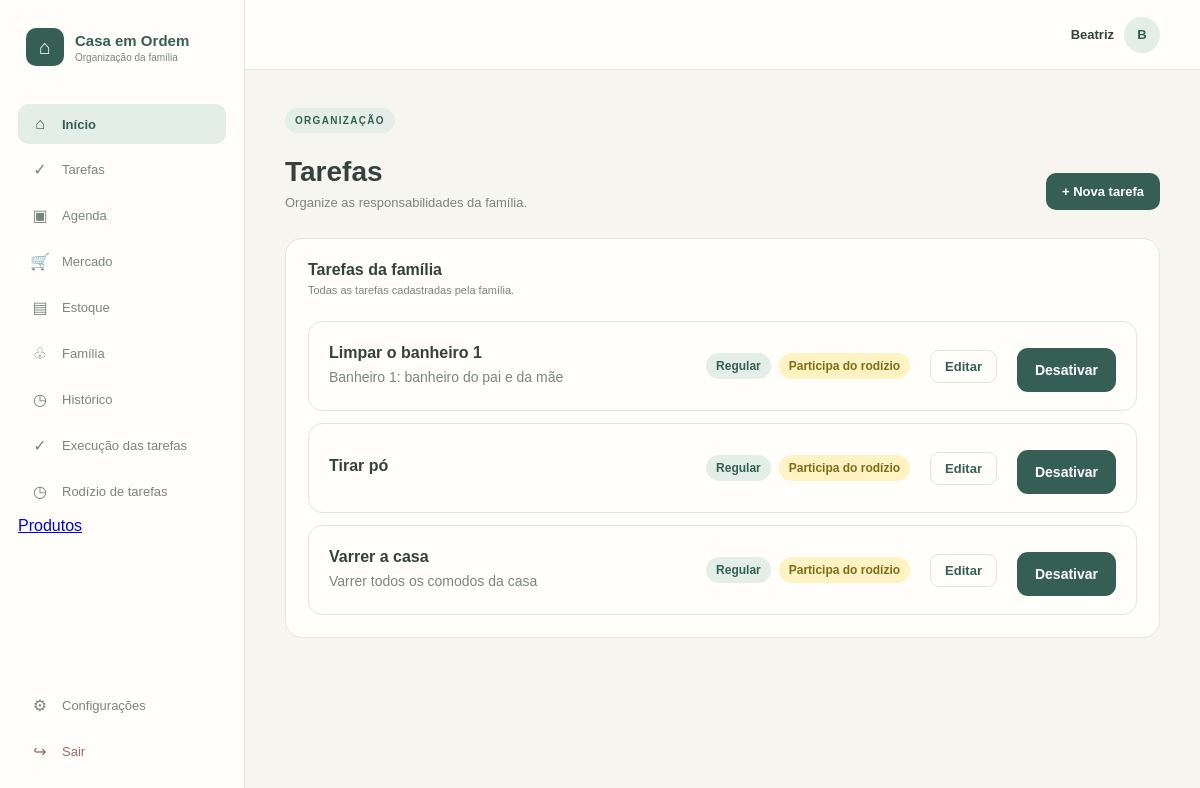
Page /tarefas (signed in) on the committed database.
### tables this page shows
CREATE TABLE "TAREFA" (
	"id_tarefa"	INTEGER NOT NULL,
	"id_familia"	INTEGER NOT NULL,
	"id_usuario_criador"	INTEGER NOT NULL,
	"nome"	TEXT NOT NULL,
	"descricao"	TEXT,
	"tipo"	TEXT NOT NULL,
	"participa_rodizio"	INTEGER NOT NULL,
	"peso"	REAL NOT NULL,
	"ativa"	INTEGER NOT NULL,
	"data_cadastro"	NUMERIC NOT NULL,
	PRIMARY KEY("id_tarefa"),
	FOREIGN KEY("id_familia") REFERENCES "FAMILIA"("id_familia"),
	FOREIGN KEY("id_usuario_criador") REFERENCES "USUARIO"("id_usuario")
);

### app.py (the view)
@app.route("/tarefas")
def tarefas():
    if "id_usuario" not in session:
        return redirect(url_for("login"))
    conexao = conectar_banco()
    try:
        tarefas = conexao.execute(
            """
            SELECT *
            FROM TAREFA
            WHERE id_familia = ?
              AND ativa = 1
            ORDER BY nome
            """,
            (session["id_familia"],)
        ).fetchall()
    finally:
        conexao.close()
    return render_template(
        "tarefas.html",
        tarefas=tarefas
    )

### app.py (called while the page is built)
def conectar_banco():
    conexao = sqlite3.connect(
        DATABASE,
        timeout=10
    )
    conexao.row_factory = sqlite3.Row
    conexao.execute("PRAGMA busy_timeout = 10000")
    conexao.execute("PRAGMA foreign_keys = ON")
    return conexao

### templates/tarefas.html (shortened to what this page needs)
{% extends "base.html" %}
{% block content %}
<div class="pagina-cabecalho">
    <div>
        <span class="etiqueta">ORGANIZAÇÃO</span>
        <h1>Tarefas</h1>
        <p>
            Organize as responsabilidades da família.
        </p>
    </div>
    <a href="{{ url_for('nova_tarefa') }}" class="botao-principal">
        + Nova tarefa
    </a>
</div>
<div class="painel">
    <div class="painel-cabecalho">
        <div>
            <h2>Tarefas da família</h2>
            <p>
                Todas as tarefas cadastradas pela família.
            </p>
        </div>
    </div>
    {% if tarefas %}
        <div class="lista-tarefas">
            {% for tarefa in tarefas %}
                <div class="tarefa-card">
                    <div class="tarefa-info">
                        <h3>{{ tarefa["nome"] }}</h3>
                        {% if tarefa["descricao"] %}
                            <p>{{ tarefa["descricao"] }}</p>
                        {% endif %}
                    </div>
                    <div class="tarefa-detalhes">
                        <span class="tag-tarefa">
                            {{ tarefa["tipo"]|title }}
                        </span>
                        {% if tarefa["participa_rodizio"] == 1 %}
                            <span class="tag-rodizio">
                                Participa do rodízio
                            </span>
                        {% else %}
                            <span class="tag-sem-rodizio">
                                Fora do rodízio
                            </span>
                        {% endif %}
                    </div>
                    <a
                        href="{{ url_for('editar_tarefa', id_tarefa=tarefa['id_tarefa']) }}"
                        class="botao-editar"
                    >
                        Editar
                    </a>
                    <form
                        method="POST"
                        action="{{ url_for('desativar_tarefa', id_tarefa=tarefa['id_tarefa']) }}"
                        onsubmit="return confirm('Tem certeza que deseja desativar esta tarefa? Ela não aparecerá mais nas tarefas ativas, mas seu histórico será preservado.');"
                    >
                        <button type="submit" class="botao-desativar">
                            Desativar
                        </button>
                    </form>
                </div>
            {% endfor %}
        </div>
    {% endif %}
</div>
{% endblock %}

### static/css/style.css (style rules this page uses)
* { margin: 0; padding: 0; box-sizing: border-box; }
:root { --fundo: #f7f5ef; --branco: #fffefa; --verde: #355f54; --verde-claro: #e4eee8; --verde-medio: #cddfd7; --amarelo: #f2cf5b; --texto: #34413d; --texto-suave: #7b8580; --borda: #e3e5df; }
body { font-family: Arial, Helvetica, sans-serif; background-color: var(--fundo); color: var(--texto); }
.etiqueta { display: inline-block; font-size: 10px; font-weight: 700; letter-spacing: 1.3px; color: var(--verde); background-color: var(--verde-claro); padding: 7px 10px; border-radius: 20px; margin-bottom: 13px; }
button { font-family: inherit; }
button[type="submit"] { width: 100%; display: flex; align-items: center; justify-content: center; gap: 10px; margin-top: 8px; padding: 14px 18px; border: none; border-radius: 11px; background-color: var(--verde); color: white; font-size: 14px; font-weight: 700; cursor: pointer; transition: 0.2s; }
.botao-principal { display: inline-flex; align-items: center; justify-content: center; gap: 8px; padding: 11px 16px; border: none; border-radius: 10px; background-color: var(--verde); color: white; text-decoration: none; font-size: 13px; font-weight: 700; cursor: pointer; transition: 0.2s; }
.pagina-cabecalho { margin-bottom: 28px; display: flex; align-items: flex-end; justify-content: space-between; gap: 20px; }
.pagina-cabecalho h1 { font-size: 28px; margin: 10px 0 7px; color: var(--texto); }
.pagina-cabecalho p { color: var(--texto-suave); font-size: 13px; }
.painel { background-color: var(--branco); border: 1px solid var(--borda); border-radius: 17px; padding: 22px; min-height: 300px; }
.painel-cabecalho { display: flex; justify-content: space-between; align-items: flex-start; gap: 15px; margin-bottom: 25px; }
.painel-cabecalho h2 { font-size: 16px; margin-bottom: 5px; }
.painel-cabecalho p { color: var(--texto-suave); font-size: 11px; }
.lista-tarefas { display: flex; flex-direction: column; gap: 12px; }
.tarefa-card { display: flex; align-items: center; justify-content: space-between; gap: 20px; padding: 18px 20px; background: var(--branco); border: 1px solid var(--borda); border-radius: 14px; }
.tarefa-info { flex: 1; min-width: 0; }
.tarefa-info h3 { margin: 0 0 5px; color: var(--texto); font-size: 16px; }
.tarefa-info p { margin: 0; color: var(--texto-suave); font-size: 14px; line-height: 1.5; }
.tarefa-detalhes { display: flex; align-items: center; gap: 8px; flex-wrap: wrap; justify-content: flex-end; }
.tag-tarefa, .tag-rodizio, .tag-sem-rodizio { padding: 6px 10px; border-radius: 20px; font-size: 12px; font-weight: 600; white-space: nowrap; }
.tag-tarefa { background: var(--verde-claro); color: var(--verde); }
.tag-rodizio { background: #fff3c4; color: #806b18; }
.botao-editar { display: inline-flex; align-items: center; justify-content: center; padding: 8px 14px; border: 1px solid var(--borda); border-radius: 9px; color: var(--verde); background: var(--branco); text-decoration: none; font-size: 13px; font-weight: 600; transition: 0.2s; }
.botao-desativar { display: inline-flex; align-items: center; justify-content: center; padding: 8px 14px; border: 1px solid var(--borda); border-radius: 9px; color: #8a5a5a; background: var(--branco); font-size: 13px; font-weight: 600; cursor: pointer; transition: 0.2s; }

### rows in the picture
TAREFA: nome "Limpar o banheiro 1", descricao "Banheiro 1: banheiro do pai e da mãe", tipo "Regular", participa_rodizio "Participa do rodízio"
TAREFA: nome "Tirar pó", tipo "Regular", participa_rodizio "Participa do rodízio"
TAREFA: nome "Varrer a casa", descricao "Varrer todos os comodos da casa", tipo "Regular", participa_rodizio "Participa do rodízio"

### other values in the picture
{{ session["nome_usuario"] }} "Beatriz"
{{ session["nome_usuario"][0]|upper }} "B"
